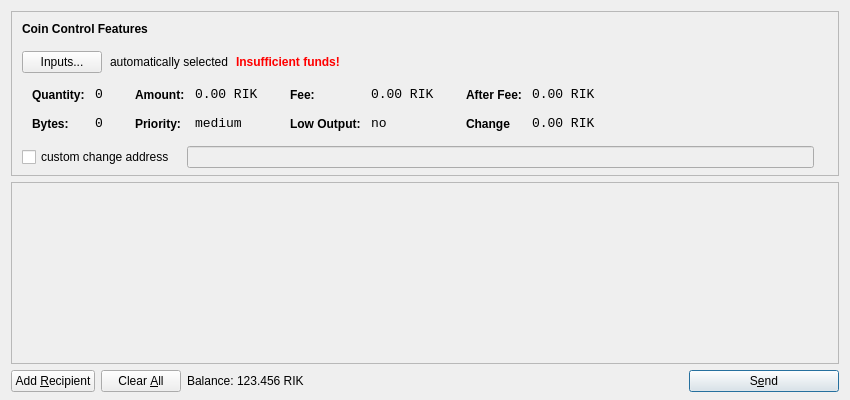
<?xml version="1.0" encoding="UTF-8"?>
<ui version="4.0">
 <class>SendCoinsDialog</class>
 <widget class="QDialog" name="SendCoinsDialog">
  <property name="geometry">
   <rect>
    <x>0</x>
    <y>0</y>
    <width>850</width>
    <height>400</height>
   </rect>
  </property>
  <property name="windowTitle">
   <string>Send Coins</string>
  </property>
  <layout class="QVBoxLayout" name="verticalLayout" stretch="0,1,0">
   <property name="bottomMargin">
    <number>8</number>
   </property>
   <item>
    <widget class="QFrame" name="frameCoinControl">
     <property name="sizePolicy">
      <sizepolicy hsizetype="Expanding" vsizetype="Expanding">
       <horstretch>0</horstretch>
       <verstretch>0</verstretch>
      </sizepolicy>
     </property>
     <property name="maximumSize">
      <size>
       <width>16777215</width>
       <height>16777215</height>
      </size>
     </property>
     <property name="frameShape">
      <enum>QFrame::StyledPanel</enum>
     </property>
     <property name="frameShadow">
      <enum>QFrame::Sunken</enum>
     </property>
     <layout class="QVBoxLayout" name="verticalLayoutCoinControl2">
      <property name="spacing">
       <number>-1</number>
      </property>
      <property name="leftMargin">
       <number>0</number>
      </property>
      <property name="topMargin">
       <number>0</number>
      </property>
      <property name="rightMargin">
       <number>0</number>
      </property>
      <property name="bottomMargin">
       <number>6</number>
      </property>
      <item>
       <layout class="QVBoxLayout" name="verticalLayoutCoinControl" stretch="0,0,0,0,1">
        <property name="spacing">
         <number>0</number>
        </property>
        <property name="leftMargin">
         <number>10</number>
        </property>
        <property name="topMargin">
         <number>10</number>
        </property>
        <item>
         <layout class="QHBoxLayout" name="horizontalLayoutCoinControl1">
          <property name="bottomMargin">
           <number>15</number>
          </property>
          <item>
           <widget class="QLabel" name="labelCoinControlFeatures">
            <property name="sizePolicy">
             <sizepolicy hsizetype="Preferred" vsizetype="Maximum">
              <horstretch>0</horstretch>
              <verstretch>0</verstretch>
             </sizepolicy>
            </property>
            <property name="font">
             <font>
              <weight>75</weight>
              <bold>true</bold>
             </font>
            </property>
            <property name="styleSheet">
             <string notr="true">font-weight:bold;</string>
            </property>
            <property name="text">
             <string>Coin Control Features</string>
            </property>
           </widget>
          </item>
         </layout>
        </item>
        <item>
         <layout class="QHBoxLayout" name="horizontalLayoutCoinControl2" stretch="0,0,0,0">
          <property name="spacing">
           <number>8</number>
          </property>
          <property name="bottomMargin">
           <number>10</number>
          </property>
          <item>
           <widget class="QPushButton" name="pushButtonCoinControl">
            <property name="styleSheet">
             <string notr="true"/>
            </property>
            <property name="text">
             <string>Inputs...</string>
            </property>
           </widget>
          </item>
          <item>
           <widget class="QLabel" name="labelCoinControlAutomaticallySelected">
            <property name="text">
             <string>automatically selected</string>
            </property>
            <property name="margin">
             <number>5</number>
            </property>
           </widget>
          </item>
          <item>
           <widget class="QLabel" name="labelCoinControlInsuffFunds">
            <property name="font">
             <font>
              <weight>75</weight>
              <bold>true</bold>
             </font>
            </property>
            <property name="styleSheet">
             <string notr="true">color:red;font-weight:bold;</string>
            </property>
            <property name="text">
             <string>Insufficient funds!</string>
            </property>
            <property name="margin">
             <number>5</number>
            </property>
           </widget>
          </item>
          <item>
           <spacer name="horizontalSpacerCoinControl">
            <property name="orientation">
             <enum>Qt::Horizontal</enum>
            </property>
            <property name="sizeHint" stdset="0">
             <size>
              <width>40</width>
              <height>1</height>
             </size>
            </property>
           </spacer>
          </item>
         </layout>
        </item>
        <item>
         <widget class="QWidget" name="widgetCoinControl" native="true">
          <property name="sizePolicy">
           <sizepolicy hsizetype="Preferred" vsizetype="Preferred">
            <horstretch>0</horstretch>
            <verstretch>0</verstretch>
           </sizepolicy>
          </property>
          <property name="minimumSize">
           <size>
            <width>0</width>
            <height>0</height>
           </size>
          </property>
          <property name="styleSheet">
           <string notr="true"/>
          </property>
          <layout class="QHBoxLayout" name="horizontalLayoutCoinControl5">
           <property name="margin">
            <number>0</number>
           </property>
           <item>
            <layout class="QHBoxLayout" name="horizontalLayoutCoinControl3" stretch="0,0,0,1">
             <property name="spacing">
              <number>20</number>
             </property>
             <property name="topMargin">
              <number>0</number>
             </property>
             <property name="bottomMargin">
              <number>10</number>
             </property>
             <item>
              <layout class="QFormLayout" name="formLayoutCoinControl1">
               <property name="horizontalSpacing">
                <number>10</number>
               </property>
               <property name="verticalSpacing">
                <number>14</number>
               </property>
               <property name="leftMargin">
                <number>10</number>
               </property>
               <property name="topMargin">
                <number>4</number>
               </property>
               <property name="rightMargin">
                <number>6</number>
               </property>
               <item row="0" column="0">
                <widget class="QLabel" name="labelCoinControlQuantityText">
                 <property name="styleSheet">
                  <string notr="true">font-weight:bold;</string>
                 </property>
                 <property name="text">
                  <string>Quantity:</string>
                 </property>
                 <property name="margin">
                  <number>0</number>
                 </property>
                </widget>
               </item>
               <item row="0" column="1">
                <widget class="QLabel" name="labelCoinControlQuantity">
                 <property name="font">
                  <font>
                   <family>Monospace</family>
                   <pointsize>10</pointsize>
                  </font>
                 </property>
                 <property name="cursor">
                  <cursorShape>IBeamCursor</cursorShape>
                 </property>
                 <property name="contextMenuPolicy">
                  <enum>Qt::ActionsContextMenu</enum>
                 </property>
                 <property name="text">
                  <string>0</string>
                 </property>
                 <property name="margin">
                  <number>0</number>
                 </property>
                 <property name="textInteractionFlags">
                  <set>Qt::LinksAccessibleByMouse|Qt::TextSelectableByKeyboard|Qt::TextSelectableByMouse</set>
                 </property>
                </widget>
               </item>
               <item row="1" column="0">
                <widget class="QLabel" name="labelCoinControlBytesText">
                 <property name="styleSheet">
                  <string notr="true">font-weight:bold;</string>
                 </property>
                 <property name="text">
                  <string>Bytes:</string>
                 </property>
                </widget>
               </item>
               <item row="1" column="1">
                <widget class="QLabel" name="labelCoinControlBytes">
                 <property name="font">
                  <font>
                   <family>Monospace</family>
                   <pointsize>10</pointsize>
                  </font>
                 </property>
                 <property name="cursor">
                  <cursorShape>IBeamCursor</cursorShape>
                 </property>
                 <property name="contextMenuPolicy">
                  <enum>Qt::ActionsContextMenu</enum>
                 </property>
                 <property name="text">
                  <string>0</string>
                 </property>
                 <property name="textInteractionFlags">
                  <set>Qt::LinksAccessibleByMouse|Qt::TextSelectableByKeyboard|Qt::TextSelectableByMouse</set>
                 </property>
                </widget>
               </item>
              </layout>
             </item>
             <item>
              <layout class="QFormLayout" name="formLayoutCoinControl2">
               <property name="horizontalSpacing">
                <number>10</number>
               </property>
               <property name="verticalSpacing">
                <number>14</number>
               </property>
               <property name="leftMargin">
                <number>6</number>
               </property>
               <property name="topMargin">
                <number>4</number>
               </property>
               <property name="rightMargin">
                <number>6</number>
               </property>
               <item row="0" column="0">
                <widget class="QLabel" name="labelCoinControlAmountText">
                 <property name="styleSheet">
                  <string notr="true">font-weight:bold;</string>
                 </property>
                 <property name="text">
                  <string>Amount:</string>
                 </property>
                 <property name="margin">
                  <number>0</number>
                 </property>
                </widget>
               </item>
               <item row="0" column="1">
                <widget class="QLabel" name="labelCoinControlAmount">
                 <property name="font">
                  <font>
                   <family>Monospace</family>
                   <pointsize>10</pointsize>
                  </font>
                 </property>
                 <property name="cursor">
                  <cursorShape>IBeamCursor</cursorShape>
                 </property>
                 <property name="contextMenuPolicy">
                  <enum>Qt::ActionsContextMenu</enum>
                 </property>
                 <property name="text">
                  <string>0.00 RIK</string>
                 </property>
                 <property name="textInteractionFlags">
                  <set>Qt::LinksAccessibleByMouse|Qt::TextSelectableByKeyboard|Qt::TextSelectableByMouse</set>
                 </property>
                </widget>
               </item>
               <item row="1" column="0">
                <widget class="QLabel" name="labelCoinControlPriorityText">
                 <property name="styleSheet">
                  <string notr="true">font-weight:bold;</string>
                 </property>
                 <property name="text">
                  <string>Priority:</string>
                 </property>
                </widget>
               </item>
               <item row="1" column="1">
                <widget class="QLabel" name="labelCoinControlPriority">
                 <property name="font">
                  <font>
                   <family>Monospace</family>
                   <pointsize>10</pointsize>
                  </font>
                 </property>
                 <property name="cursor">
                  <cursorShape>IBeamCursor</cursorShape>
                 </property>
                 <property name="contextMenuPolicy">
                  <enum>Qt::ActionsContextMenu</enum>
                 </property>
                 <property name="text">
                  <string>medium</string>
                 </property>
                 <property name="textInteractionFlags">
                  <set>Qt::LinksAccessibleByMouse|Qt::TextSelectableByKeyboard|Qt::TextSelectableByMouse</set>
                 </property>
                </widget>
               </item>
              </layout>
             </item>
             <item>
              <layout class="QFormLayout" name="formLayoutCoinControl3">
               <property name="horizontalSpacing">
                <number>10</number>
               </property>
               <property name="verticalSpacing">
                <number>14</number>
               </property>
               <property name="leftMargin">
                <number>6</number>
               </property>
               <property name="topMargin">
                <number>4</number>
               </property>
               <property name="rightMargin">
                <number>6</number>
               </property>
               <item row="0" column="0">
                <widget class="QLabel" name="labelCoinControlFeeText">
                 <property name="styleSheet">
                  <string notr="true">font-weight:bold;</string>
                 </property>
                 <property name="text">
                  <string>Fee:</string>
                 </property>
                 <property name="margin">
                  <number>0</number>
                 </property>
                </widget>
               </item>
               <item row="0" column="1">
                <widget class="QLabel" name="labelCoinControlFee">
                 <property name="font">
                  <font>
                   <family>Monospace</family>
                   <pointsize>10</pointsize>
                  </font>
                 </property>
                 <property name="cursor">
                  <cursorShape>IBeamCursor</cursorShape>
                 </property>
                 <property name="contextMenuPolicy">
                  <enum>Qt::ActionsContextMenu</enum>
                 </property>
                 <property name="text">
                  <string>0.00 RIK</string>
                 </property>
                 <property name="textInteractionFlags">
                  <set>Qt::LinksAccessibleByMouse|Qt::TextSelectableByKeyboard|Qt::TextSelectableByMouse</set>
                 </property>
                </widget>
               </item>
               <item row="1" column="0">
                <widget class="QLabel" name="labelCoinControlLowOutputText">
                 <property name="styleSheet">
                  <string notr="true">font-weight:bold;</string>
                 </property>
                 <property name="text">
                  <string>Low Output:</string>
                 </property>
                </widget>
               </item>
               <item row="1" column="1">
                <widget class="QLabel" name="labelCoinControlLowOutput">
                 <property name="font">
                  <font>
                   <family>Monospace</family>
                   <pointsize>10</pointsize>
                  </font>
                 </property>
                 <property name="cursor">
                  <cursorShape>IBeamCursor</cursorShape>
                 </property>
                 <property name="contextMenuPolicy">
                  <enum>Qt::ActionsContextMenu</enum>
                 </property>
                 <property name="text">
                  <string>no</string>
                 </property>
                 <property name="textInteractionFlags">
                  <set>Qt::LinksAccessibleByMouse|Qt::TextSelectableByKeyboard|Qt::TextSelectableByMouse</set>
                 </property>
                </widget>
               </item>
              </layout>
             </item>
             <item>
              <layout class="QFormLayout" name="formLayoutCoinControl4">
               <property name="horizontalSpacing">
                <number>10</number>
               </property>
               <property name="verticalSpacing">
                <number>14</number>
               </property>
               <property name="leftMargin">
                <number>6</number>
               </property>
               <property name="topMargin">
                <number>4</number>
               </property>
               <property name="rightMargin">
                <number>6</number>
               </property>
               <item row="0" column="0">
                <widget class="QLabel" name="labelCoinControlAfterFeeText">
                 <property name="styleSheet">
                  <string notr="true">font-weight:bold;</string>
                 </property>
                 <property name="text">
                  <string>After Fee:</string>
                 </property>
                 <property name="margin">
                  <number>0</number>
                 </property>
                </widget>
               </item>
               <item row="0" column="1">
                <widget class="QLabel" name="labelCoinControlAfterFee">
                 <property name="font">
                  <font>
                   <family>Monospace</family>
                   <pointsize>10</pointsize>
                  </font>
                 </property>
                 <property name="cursor">
                  <cursorShape>IBeamCursor</cursorShape>
                 </property>
                 <property name="contextMenuPolicy">
                  <enum>Qt::ActionsContextMenu</enum>
                 </property>
                 <property name="text">
                  <string>0.00 RIK</string>
                 </property>
                 <property name="textInteractionFlags">
                  <set>Qt::LinksAccessibleByMouse|Qt::TextSelectableByKeyboard|Qt::TextSelectableByMouse</set>
                 </property>
                </widget>
               </item>
               <item row="1" column="0">
                <widget class="QLabel" name="labelCoinControlChangeText">
                 <property name="styleSheet">
                  <string notr="true">font-weight:bold;</string>
                 </property>
                 <property name="text">
                  <string>Change</string>
                 </property>
                </widget>
               </item>
               <item row="1" column="1">
                <widget class="QLabel" name="labelCoinControlChange">
                 <property name="font">
                  <font>
                   <family>Monospace</family>
                   <pointsize>10</pointsize>
                  </font>
                 </property>
                 <property name="cursor">
                  <cursorShape>IBeamCursor</cursorShape>
                 </property>
                 <property name="contextMenuPolicy">
                  <enum>Qt::ActionsContextMenu</enum>
                 </property>
                 <property name="text">
                  <string>0.00 RIK</string>
                 </property>
                 <property name="textInteractionFlags">
                  <set>Qt::LinksAccessibleByMouse|Qt::TextSelectableByKeyboard|Qt::TextSelectableByMouse</set>
                 </property>
                </widget>
               </item>
              </layout>
             </item>
            </layout>
           </item>
          </layout>
         </widget>
        </item>
        <item>
         <layout class="QHBoxLayout" name="horizontalLayoutCoinControl4" stretch="0,0,0">
          <property name="spacing">
           <number>12</number>
          </property>
          <property name="sizeConstraint">
           <enum>QLayout::SetDefaultConstraint</enum>
          </property>
          <property name="topMargin">
           <number>5</number>
          </property>
          <property name="rightMargin">
           <number>5</number>
          </property>
          <item>
           <widget class="QCheckBox" name="checkBoxCoinControlChange">
            <property name="text">
             <string>custom change address</string>
            </property>
           </widget>
          </item>
          <item>
           <widget class="QLineEdit" name="lineEditCoinControlChange">
            <property name="enabled">
             <bool>false</bool>
            </property>
            <property name="sizePolicy">
             <sizepolicy hsizetype="Expanding" vsizetype="Fixed">
              <horstretch>0</horstretch>
              <verstretch>0</verstretch>
             </sizepolicy>
            </property>
           </widget>
          </item>
          <item>
           <widget class="QLabel" name="labelCoinControlChangeLabel">
            <property name="sizePolicy">
             <sizepolicy hsizetype="Preferred" vsizetype="Expanding">
              <horstretch>0</horstretch>
              <verstretch>0</verstretch>
             </sizepolicy>
            </property>
            <property name="minimumSize">
             <size>
              <width>0</width>
              <height>0</height>
             </size>
            </property>
            <property name="text">
             <string/>
            </property>
            <property name="margin">
             <number>3</number>
            </property>
           </widget>
          </item>
         </layout>
        </item>
        <item>
         <spacer name="verticalSpacerCoinControl">
          <property name="orientation">
           <enum>Qt::Vertical</enum>
          </property>
          <property name="sizeHint" stdset="0">
           <size>
            <width>800</width>
            <height>1</height>
           </size>
          </property>
         </spacer>
        </item>
       </layout>
      </item>
     </layout>
    </widget>
   </item>
   <item>
    <widget class="QScrollArea" name="scrollArea">
     <property name="widgetResizable">
      <bool>true</bool>
     </property>
     <widget class="QWidget" name="scrollAreaWidgetContents">
      <property name="geometry">
       <rect>
        <x>0</x>
        <y>0</y>
        <width>830</width>
        <height>165</height>
       </rect>
      </property>
      <layout class="QVBoxLayout" name="verticalLayout_2">
       <property name="margin">
        <number>0</number>
       </property>
       <item>
        <layout class="QVBoxLayout" name="entries">
         <property name="spacing">
          <number>6</number>
         </property>
        </layout>
       </item>
       <item>
        <spacer name="verticalSpacer">
         <property name="orientation">
          <enum>Qt::Vertical</enum>
         </property>
         <property name="sizeHint" stdset="0">
          <size>
           <width>20</width>
           <height>40</height>
          </size>
         </property>
        </spacer>
       </item>
      </layout>
     </widget>
    </widget>
   </item>
   <item>
    <layout class="QHBoxLayout" name="horizontalLayout">
     <item>
      <widget class="QPushButton" name="addButton">
       <property name="toolTip">
        <string>Send to multiple recipients at once</string>
       </property>
       <property name="text">
        <string>Add &amp;Recipient</string>
       </property>
       <property name="icon">
        <iconset resource="../bitcoin.qrc">
         <normaloff>:/icons/add</normaloff>:/icons/add</iconset>
       </property>
       <property name="autoDefault">
        <bool>false</bool>
       </property>
      </widget>
     </item>
     <item>
      <widget class="QPushButton" name="clearButton">
       <property name="sizePolicy">
        <sizepolicy hsizetype="Minimum" vsizetype="Fixed">
         <horstretch>0</horstretch>
         <verstretch>0</verstretch>
        </sizepolicy>
       </property>
       <property name="toolTip">
        <string>Remove all transaction fields</string>
       </property>
       <property name="text">
        <string>Clear &amp;All</string>
       </property>
       <property name="icon">
        <iconset resource="../bitcoin.qrc">
         <normaloff>:/icons/remove</normaloff>:/icons/remove</iconset>
       </property>
       <property name="autoRepeatDelay">
        <number>300</number>
       </property>
       <property name="autoDefault">
        <bool>false</bool>
       </property>
      </widget>
     </item>
     <item>
      <layout class="QHBoxLayout" name="horizontalLayout_2">
       <property name="spacing">
        <number>3</number>
       </property>
       <item>
        <widget class="QLabel" name="label">
         <property name="sizePolicy">
          <sizepolicy hsizetype="Preferred" vsizetype="Fixed">
           <horstretch>0</horstretch>
           <verstretch>0</verstretch>
          </sizepolicy>
         </property>
         <property name="text">
          <string>Balance:</string>
         </property>
        </widget>
       </item>
       <item>
        <widget class="QLabel" name="labelBalance">
         <property name="sizePolicy">
          <sizepolicy hsizetype="Preferred" vsizetype="Fixed">
           <horstretch>0</horstretch>
           <verstretch>0</verstretch>
          </sizepolicy>
         </property>
         <property name="cursor">
          <cursorShape>IBeamCursor</cursorShape>
         </property>
         <property name="text">
          <string>123.456 RIK</string>
         </property>
         <property name="textInteractionFlags">
          <set>Qt::LinksAccessibleByMouse|Qt::TextSelectableByKeyboard|Qt::TextSelectableByMouse</set>
         </property>
        </widget>
       </item>
      </layout>
     </item>
     <item>
      <spacer name="horizontalSpacer">
       <property name="orientation">
        <enum>Qt::Horizontal</enum>
       </property>
       <property name="sizeHint" stdset="0">
        <size>
         <width>40</width>
         <height>20</height>
        </size>
       </property>
      </spacer>
     </item>
     <item>
      <widget class="QPushButton" name="sendButton">
       <property name="minimumSize">
        <size>
         <width>150</width>
         <height>0</height>
        </size>
       </property>
       <property name="toolTip">
        <string>Confirm the send action</string>
       </property>
       <property name="text">
        <string>S&amp;end</string>
       </property>
       <property name="icon">
        <iconset resource="../bitcoin.qrc">
         <normaloff>:/icons/send</normaloff>:/icons/send</iconset>
       </property>
       <property name="default">
        <bool>true</bool>
       </property>
      </widget>
     </item>
    </layout>
   </item>
  </layout>
 </widget>
 <resources>
  <include location="../bitcoin.qrc"/>
 </resources>
 <connections/>
</ui>
